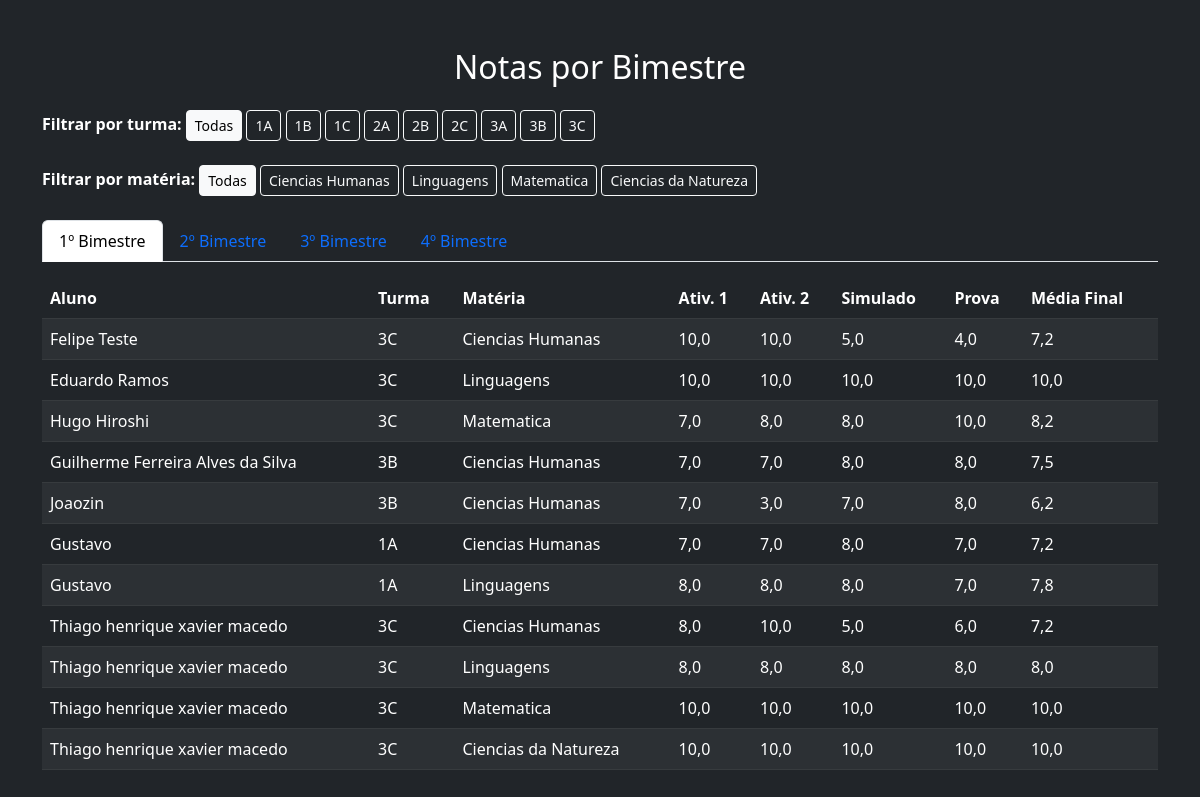
Screenshot of /notas/ with the database file from the repository.
### secretaria/models.py (models this page shows, shortened)
class Turma(models.Model):
    ITINERARIO_CHOICES = (
        ('JG', 'JOGOS DIGITAIS'),
        ('CN', 'CIÊNCIAS DA NATUREZA'),
        ('DS', 'DESENVOLVIMENTO DE SISTEMAS'),
        ('RS', 'REDES DE COMPUTADORES'),
    )
    TURMA_CHOICES = (
        ('1A', '1 ANO A'),
        ('1B', '1 ANO B'),
        ('1C', '1 ANO C'),
        ('2A', '2 ANO A'),
        ('2B', '2 ANO B'),
        ('2C', '2 ANO C'),
        ('3A', '3 ANO A'),
        ('3B', '3 ANO B'),
        ('3C', '3 ANO C'),
    )
    escolha_a_turma = models.CharField(max_length=2, choices=TURMA_CHOICES, blank=True, null=False)
    descricao_da_turma = models.CharField(max_length=2, choices=ITINERARIO_CHOICES, verbose_name='Informe o Itinerário da Turma')
    padrinho_da_turma = models.ForeignKey(Professor, on_delete=models.CASCADE, related_name='turmas', verbose_name='Padrinho da Turma', null=True, blank=False)
    def link_para_notas(self):
        url = reverse('notas_por_bimestre') + f'?turma={self.escolha_a_turma}'
        return format_html('<a class="button" href="{}" target="_blank">Ver Notas</a>', url)
    link_para_notas.short_description = "Acessar Notas"
    link_para_notas.allow_tags = True

class Materia(models.Model):
        MATTER_CHOICES = (
        ("CH", "Ciencias Humanas"),
        ("L", "Linguagens"),
        ("M", "Matematica"),
        ("CN", "Ciencias da Natureza"),
    )
        matter_choices = models.CharField(max_length=50, choices=MATTER_CHOICES , blank=False, null=True)
        professor = models.ForeignKey(Professor, on_delete=models.CASCADE, related_name='materias', blank=False, null=True)

class Nota1Bim(models.Model):
    aluno = models.ForeignKey(Aluno, on_delete=models.CASCADE, related_name='notas_1bim', verbose_name='Aluno')
    turma = models.ForeignKey(Turma, on_delete=models.CASCADE, related_name='notas_1bim', verbose_name='Turma')
    materia = models.ForeignKey(Materia, on_delete=models.CASCADE, related_name='notas_1bim', verbose_name='Matéria')
    atividade1 = models.DecimalField(max_digits=5, decimal_places=1, validators=[validate_nota], verbose_name='Atividade1', null=True, blank=True)
    atividade2 = models.DecimalField(max_digits=5, decimal_places=1, validators=[validate_nota], verbose_name='Atividade2', null=True, blank=True)
    simulado = models.DecimalField(max_digits=5, decimal_places=1, validators=[validate_nota], verbose_name='Simulado', null=True, blank=True)
    prova = models.DecimalField(max_digits=5, decimal_places=1, validators=[validate_nota], verbose_name='Prova', null=True, blank=True)
    media_final = models.DecimalField(max_digits=5, decimal_places=1, validators=[validate_nota], verbose_name='Média Final', null=True, blank=True)

class Aluno(models.Model):
    class Meta:
        verbose_name = "Aluno"
        verbose_name_plural = "Alunos"
    nome_completo = models.CharField(max_length=100)
    email = models.EmailField(max_length=50)
    data_de_nascimento = models.DateField()
    numero_telefone = models.CharField(max_length=11, verbose_name="Insira o número de telefone")
    cpf_aluno = models.CharField(max_length=11, unique=True, validators=[validate_cpf])
    responsavel = models.ForeignKey(
        'Responsavel',
        on_delete=models.CASCADE,
        related_name='alunos',
        verbose_name="Responsável")
    turma = models.ForeignKey("Turma", on_delete=models.CASCADE, related_name='alunos', verbose_name="Turma", null=True, blank=True)
    documento_pdf = models.FileField(
        upload_to='documentos_alunos/',
        null=True,
        blank=True,
        verbose_name="Anexar Contrato PDF"
    )

### secretaria/views.py (the view)
# urls.py: path('notas/', views.notas_por_bimestre, name='notas_por_bimestre'),
def notas_por_bimestre(request):
    turma_param = request.GET.get('turma')
    materia_param = request.GET.get('materia')
    turma_selecionada = None
    materia_selecionada = None
    if turma_param:
        try:
            turma_selecionada = Turma.objects.get(id=int(turma_param))
        except (ValueError, Turma.DoesNotExist):
            turma_selecionada = None
    if materia_param:
        try:
            materia_selecionada = Materia.objects.get(id=int(materia_param))
        except (ValueError, Materia.DoesNotExist):
            materia_selecionada = None
    filtro = {}
    if turma_selecionada:
        filtro['turma'] = turma_selecionada
    if materia_selecionada:
        filtro['materia'] = materia_selecionada
    notas_1bim = Nota1Bim.objects.filter(**filtro)
    notas_2bim = Nota2Bim.objects.filter(**filtro)
    notas_3bim = Nota3Bim.objects.filter(**filtro)
    notas_4bim = Nota4Bim.objects.filter(**filtro)
    turmas = Turma.objects.all()
    materias_ids = Nota1Bim.objects.values_list('materia', flat=True).distinct()
    materias = Materia.objects.filter(id__in=materias_ids)
    return render(request, 'notas/tabela_notas.html', {
        'turmas': turmas,
        'materias': materias,
        'turma_selecionada': turma_selecionada,
        'materia_selecionada': materia_selecionada,
        'notas_1bim': notas_1bim,
        'notas_2bim': notas_2bim,
        'notas_3bim': notas_3bim,
        'notas_4bim': notas_4bim,
    })

### secretaria/templates/notas/tabela_notas.html (shortened to what this page needs)
<!DOCTYPE html>
<html lang="pt-br">
<head>
    <link href="https://cdn.jsdelivr.net/npm/bootstrap@5.3.0/dist/css/bootstrap.min.css" rel="stylesheet">
</head>
<body class="bg-dark text-white">
<div class="container mt-5">
    <h2 class="mb-4 text-center">Notas por Bimestre
    </h2>
    <div class="mb-4">
        <strong>Filtrar por turma:</strong>
        <a href="?{% if materia_selecionada %}materia={{ materia_selecionada.id }}{% endif %}"
           class="btn btn-outline-light btn-sm {% if not turma_selecionada %}active{% endif %}">Todas</a>
        {% for turma in turmas %}
            <a href="?turma={{ turma.id }}{% if materia_selecionada %}&materia={{ materia_selecionada.id }}{% endif %}"
               class="btn btn-outline-light btn-sm {% if turma.id == turma_selecionada.id %}active{% endif %}">
                {{ turma.escolha_a_turma }}
            </a>
        {% endfor %}
    </div>
    <div class="mb-4">
        <strong>Filtrar por matéria:</strong>
        <a href="?{% if turma_selecionada %}turma={{ turma_selecionada.id }}{% endif %}"
           class="btn btn-sm btn-outline-light {% if not materia_selecionada %}active{% endif %}">Todas</a>
        {% for materia in materias %}
            <a href="?materia={{ materia.id }}{% if turma_selecionada %}&turma={{ turma_selecionada.id }}{% endif %}"
               class="btn btn-sm btn-outline-light {% if materia.id == materia_selecionada.id %}active{% endif %}">
                {{ materia.get_matter_choices_display }}
            </a>
        {% endfor %}
    </div>
    <ul class="nav nav-tabs" id="bimestreTabs" role="tablist">
        <li class="nav-item" role="presentation">
            <button class="nav-link active" id="bim1-tab" data-bs-toggle="tab" data-bs-target="#bim1" type="button" role="tab">1º Bimestre</button>
        </li>
        <li class="nav-item" role="presentation">
            <button class="nav-link" id="bim2-tab" data-bs-toggle="tab" data-bs-target="#bim2" type="button" role="tab">2º Bimestre</button>
        </li>
        <li class="nav-item" role="presentation">
            <button class="nav-link" id="bim3-tab" data-bs-toggle="tab" data-bs-target="#bim3" type="button" role="tab">3º Bimestre</button>
        </li>
        <li class="nav-item" role="presentation">
            <button class="nav-link" id="bim4-tab" data-bs-toggle="tab" data-bs-target="#bim4" type="button" role="tab">4º Bimestre</button>
        </li>
    </ul>
    <div class="tab-content mt-3" id="bimestreTabsContent">
        <div class="tab-pane fade show active" id="bim1" role="tabpanel">
            {% include 'notas/partials/parcial_tabela_notas.html' with notas=notas_1bim %}
        </div>
    </div>
</div>
</body>
</html>

### secretaria/templates/notas/partials/parcial_tabela_notas.html
<table class="table table-dark table-striped">
    <thead>
        <tr>
            <th>Aluno</th>
            <th>Turma</th>
            <th>Matéria</th>
            <th>Ativ. 1</th>
            <th>Ativ. 2</th>
            <th>Simulado</th>
            <th>Prova</th>
            <th>Média Final</th>
        </tr>
    </thead>
    <tbody>
        {% for nota in notas %}
        <tr>
            <td>{{ nota.aluno.nome_completo }}</td>
            <td>{{ nota.turma.escolha_a_turma }}</td>
            <td>{{ nota.materia.get_matter_choices_display }}</td>
            <td>{{ nota.atividade1|default_if_none:"-" }}</td>
            <td>{{ nota.atividade2|default_if_none:"-" }}</td>
            <td>{{ nota.simulado|default_if_none:"-" }}</td>
            <td>{{ nota.prova|default_if_none:"-" }}</td>
            <td>{{ nota.media_final|default_if_none:"-" }}</td>
        </tr>
        {% empty %}
        <tr>
            <td colspan="8" class="text-center">Nenhuma nota registrada.</td>
        </tr>
        {% endfor %}
    </tbody>
</table>

### rows the page displays
Turma: escolha_a_turma "1A"
Turma: escolha_a_turma "1B"
Turma: escolha_a_turma "1C"
Turma: escolha_a_turma "2A"
Turma: escolha_a_turma "2B"
Turma: escolha_a_turma "2C"
Turma: escolha_a_turma "3A"
Turma: escolha_a_turma "3B"
Turma: escolha_a_turma "3C"
Materia: matter_choices "Ciencias Humanas"
Materia: matter_choices "Linguagens"
Materia: matter_choices "Matematica"
Materia: matter_choices "Ciencias da Natureza"
Nota1Bim: aluno.nome_completo "Felipe Teste", turma.escolha_a_turma "3C", materia.matter_choices "Ciencias Humanas", atividade1 "10,0", atividade2 "10,0", simulado "5,0", prova "4,0", media_final "7,2"
Nota1Bim: aluno.nome_completo "Eduardo Ramos", turma.escolha_a_turma "3C", materia.matter_choices "Linguagens", atividade1 "10,0", atividade2 "10,0", simulado "10,0", prova "10,0", media_final "10,0"
Nota1Bim: aluno.nome_completo "Hugo Hiroshi", turma.escolha_a_turma "3C", materia.matter_choices "Matematica", atividade1 "7,0", atividade2 "8,0", simulado "8,0", prova "10,0", media_final "8,2"
Nota1Bim: aluno.nome_completo "Guilherme Ferreira Alves da Silva", turma.escolha_a_turma "3B", materia.matter_choices "Ciencias Humanas", atividade1 "7,0", atividade2 "7,0", simulado "8,0", prova "8,0", media_final "7,5"
Nota1Bim: aluno.nome_completo "Joaozin", turma.escolha_a_turma "3B", materia.matter_choices "Ciencias Humanas", atividade1 "7,0", atividade2 "3,0", simulado "7,0", prova "8,0", media_final "6,2"
Nota1Bim: aluno.nome_completo "Gustavo", turma.escolha_a_turma "1A", materia.matter_choices "Ciencias Humanas", atividade1 "7,0", atividade2 "7,0", simulado "8,0", prova "7,0", media_final "7,2"
Nota1Bim: aluno.nome_completo "Gustavo", turma.escolha_a_turma "1A", materia.matter_choices "Linguagens", atividade1 "8,0", atividade2 "8,0", simulado "8,0", prova "7,0", media_final "7,8"
Nota1Bim: aluno.nome_completo "Thiago henrique xavier macedo", turma.escolha_a_turma "3C", materia.matter_choices "Ciencias Humanas", atividade1 "8,0", atividade2 "10,0", simulado "5,0", prova "6,0", media_final "7,2"
Nota1Bim: aluno.nome_completo "Thiago henrique xavier macedo", turma.escolha_a_turma "3C", materia.matter_choices "Linguagens", atividade1 "8,0", atividade2 "8,0", simulado "8,0", prova "8,0", media_final "8,0"
Nota1Bim: aluno.nome_completo "Thiago henrique xavier macedo", turma.escolha_a_turma "3C", materia.matter_choices "Matematica", atividade1 "10,0", atividade2 "10,0", simulado "10,0", prova "10,0", media_final "10,0"
Nota1Bim: aluno.nome_completo "Thiago henrique xavier macedo", turma.escolha_a_turma "3C", materia.matter_choices "Ciencias da Natureza", atividade1 "10,0", atividade2 "10,0", simulado "10,0", prova "10,0", media_final "10,0"
